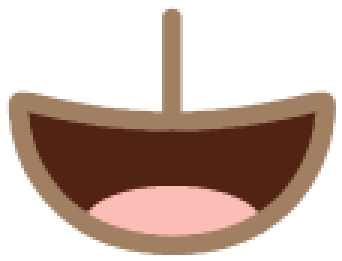
#> input picture art/v2/tori/face/rim-backup/mouth-smile-open.png, 114 x 87 px, found by its file name (shown 3 times larger); its folder holds 4 pictures in this run
$ python face_mouth_norim.py
#> lines starting #> are read from the running program, lines starting #| are printed output that depends on the picture; after the words box and inside, x2 and y2 are one past the last pixel; in counts of white or black regions, pixels touching at a corner belong together
#!/usr/bin/env python3
"""벌린 입의 갈색 테두리 제거 (face_parts.py 다음에 실행)

테두리를 투명하게 지우면 입이 작아지므로, 테두리 픽셀을 입 안쪽 색(#512313)으로 바꿔
같은 크기의 '테두리 없는' 입 모양으로 만든다. 코-입을 잇는 세로 선(입 위쪽)은 남긴다.
원본(테두리 있는) 이미지는 art/v2/tori/face/rim-backup/ 에 보관.
"""
import numpy as np
from PIL import Image
from scipy import ndimage

D = "public/assets/characters/tori-v2/face/"
BK = "art/v2/tori/face/rim-backup/"
INSIDE = np.array([0x51, 0x23, 0x13], float)
LINE = np.array([0xA1, 0x7F, 0x62], float)
NAMES = ["mouth-smile-open", "mouth-talk-s", "mouth-talk-m", "mouth-talk-l", "mouth-o", "mouth-ee"]

for n in NAMES:
    a = np.array(Image.open(BK + n + ".png").convert("RGBA")).astype(float)
    rgb, al = a[..., :3], a[..., 3]
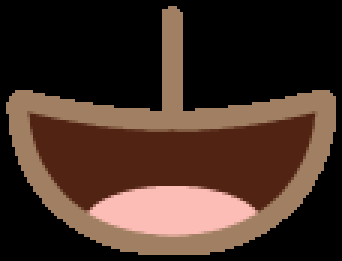
#> rgb: shape (87, 114, 3) float64 (shown 3 times larger); mean R, G, B 67.5, 46.7, 36.9
    solid = al > 10
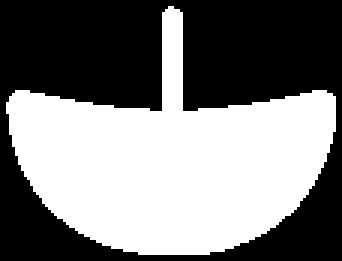
#> solid: shape (87, 114) bool (shown 3 times larger); 48.1% white; 1 white region, box (x1, y1, x2, y2) and area: (2, 2, 112, 85) 4770
    H, W = solid.shape
#> H = 87; W = 114
    yy, xx = np.mgrid[:H, :W]
    # 줄기: 이미지 맨 위에서 내려오는 가는 세로 선. 폭이 좁은 줄(행)이 끝나는 곳 = 입 윗선
    widths = solid.sum(1)
#> widths = 87 values, max 110 at index 37, min 0 at index 0, mean 54.83
    stem_w = np.median(widths[6:16])
#> stem_w = 7
    mouth_top = int(np.argmax(widths > stem_w * 2.5))
#> mouth_top = 31
    xs_top = np.where(solid[2])[0]
#> xs_top = [56, 57]
    cx = (xs_top.min() + xs_top.max()) / 2
#> cx = 56.5
    # 가운데(줄기 바로 옆)에서 입이 시작하는 높이: 웃는 입처럼 입꼬리가 올라간 경우 대비
    side = int(round(cx + stem_w * 1.5))
#> side = 67
    center_top = int(np.argmax(solid[:, side])) if solid[:, side].any() else mouth_top
#> center_top = 36
    center_top = max(center_top, mouth_top)
    stem_col = np.abs(xx - cx) <= stem_w / 2 + 2
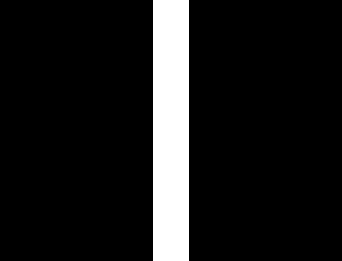
#> stem_col: shape (87, 114) bool (shown 3 times larger); 10.5% white; 1 white region, box (x1, y1, x2, y2) and area: (51, 0, 63, 87) 1044
    stem = solid & stem_col & (yy < center_top)
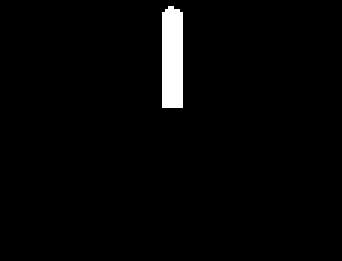
#> stem: shape (87, 114) bool (shown 3 times larger); 2.3% white; 1 white region, box (x1, y1, x2, y2) and area: (54, 2, 61, 36) 231
    # 입 모양 = 줄기를 뺀 불투명 영역 (입 윗선 아래, 구멍 채움)
    shape = ndimage.binary_fill_holes(solid & ~stem & (yy >= mouth_top))
#> shape: shape (87, 114) bool; 45.7% white; 1 white region, box (x1, y1, x2, y2) and area: (2, 31, 112, 85) 4529
    # 혀 + 혀 가장자리 1px 은 원래 색 유지, 나머지는 전부 입 안 색으로
    tongue = shape & (rgb[..., 0] > 200) & (rgb[..., 1] < 215) & (rgb[..., 2] < 215)
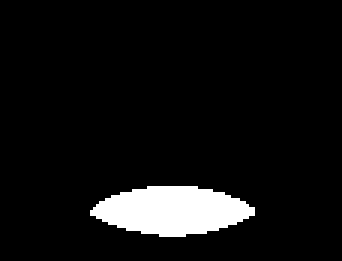
#> tongue: shape (87, 114) bool (shown 3 times larger); 6.7% white; 1 white region, box (x1, y1, x2, y2) and area: (30, 62, 85, 79) 668
    lab, k = ndimage.label(tongue)
#> k = 1
    if k:
        big = max(range(1, k + 1), key=lambda i: (lab == i).sum())
#> big = 1
        tongue = ndimage.binary_dilation(lab == big, iterations=1) & shape
#> tongue: shape (87, 114) bool; 7.9% white; 1 white region, box (x1, y1, x2, y2) and area: (29, 61, 86, 80) 783
    out = a.copy()
    fill = shape & ~tongue
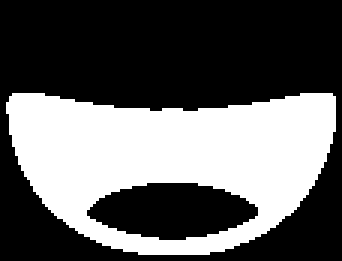
#> fill: shape (87, 114) bool (shown 3 times larger); 37.8% white; 1 white region, box (x1, y1, x2, y2) and area: (2, 31, 112, 85) 3746
    out[fill, :3] = INSIDE
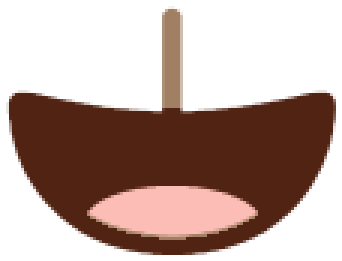
#> out: shape (87, 114, 4) float64 (shown 3 times larger); mean R, G, B, A 53.2, 30.2, 22.7, 118.5; transparent parts drawn white
    # 줄기가 입 윗선과 만나는 1~2줄은 입 쪽 알파를 따라 부드럽게
    Image.fromarray(out.clip(0, 255).astype(np.uint8)).save(D + n + ".png")
    print(n, "mouth_top", mouth_top, "recolored px", int(fill.sum()))
#| mouth-smile-open mouth_top 31 recolored px 3746
#> (the run stopped early here; a loop or call above may not have finished)
